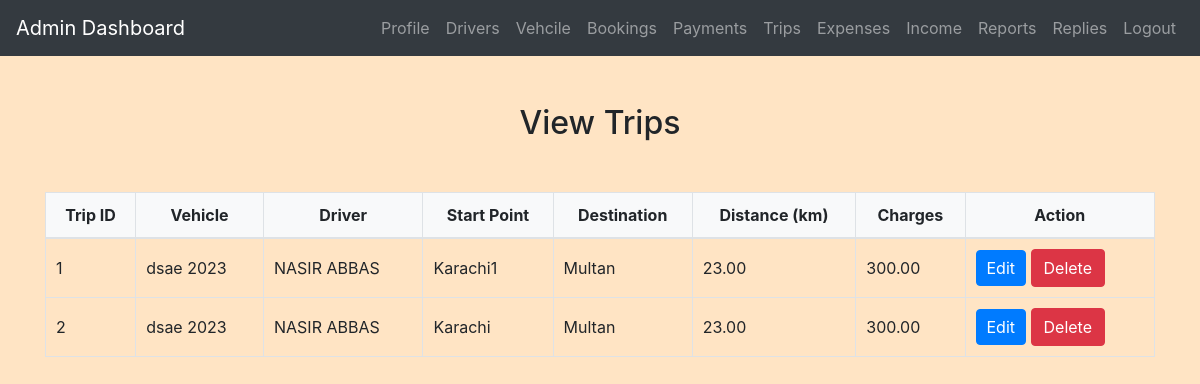
The app's page /admin/view_trips.php (signed in) with its own data.
### tables this page shows
CREATE TABLE `trips` (
  `trip_id` int(11) NOT NULL,
  `vehicle_id` int(11) DEFAULT NULL,
  `driver_id` int(11) DEFAULT NULL,
  `start_point` varchar(255) DEFAULT NULL,
  `destination` varchar(255) DEFAULT NULL,
  `distance` decimal(10,2) DEFAULT NULL,
  `charges` decimal(10,2) DEFAULT NULL
);

CREATE TABLE `vehicles` (
  `vehicle_id` int(11) NOT NULL,
  `brand` varchar(255) NOT NULL,
  `model` varchar(255) NOT NULL,
  `license_no` varchar(255) NOT NULL,
  `registration_date` date NOT NULL
);

CREATE TABLE `drivers` (
  `driver_id` int(11) NOT NULL,
  `name` varchar(255) NOT NULL,
  `age` int(11) NOT NULL,
  `address` varchar(255) NOT NULL,
  `contact` varchar(255) NOT NULL,
  `email` varchar(255) NOT NULL,
  `license_no` varchar(255) NOT NULL,
  `routes` text NOT NULL
);

### admin/view_trips.php (the view, shortened to what this page needs)
<?php
include('config.php');
$sql = "SELECT Trips.*, Vehicles.brand AS vehicle_brand, Vehicles.model AS vehicle_model, Drivers.name AS driver_name FROM Trips
        INNER JOIN Vehicles ON Trips.vehicle_id = Vehicles.vehicle_id
        INNER JOIN Drivers ON Trips.driver_id = Drivers.driver_id";
$result = $conn->query($sql);
?>
<!DOCTYPE html>
<html>
<head>
    <link rel="stylesheet" href="https://maxcdn.bootstrapcdn.com/bootstrap/4.5.2/css/bootstrap.min.css">
    <link rel="stylesheet" href="../css/style.css">
</head>
<body>
<?php include('admin_navbar.php'); ?>
<div class="container mt-5">
    <h2>View Trips</h2>
    <div class="table-responsive">
        <table class="table table-bordered">
            <thead>
                <tr>
                    <th>Trip ID</th>
                    <th>Vehicle</th>
                    <th>Driver</th>
                    <th>Start Point</th>
                    <th>Destination</th>
                    <th>Distance (km)</th>
                    <th>Charges</th>
                    <th>Action</th>
                </tr>
            </thead>
            <tbody>
                <?php
                if ($result->num_rows > 0) {
                    while($row = $result->fetch_assoc()) {
                        echo "<tr>
                            <td>{$row['trip_id']}</td>
                            <td>{$row['vehicle_brand']} {$row['vehicle_model']}</td>
                            <td>{$row['driver_name']}</td>
                            <td>{$row['start_point']}</td>
                            <td>{$row['destination']}</td>
                            <td>{$row['distance']}</td>
                            <td>{$row['charges']}</td>
                            <td>
                                <a href='edit_trip.php?id={$row['trip_id']}' class='btn btn-primary'>Edit</a>
                                <a href='view_trips.php?id={$row['trip_id']}' class='btn btn-danger' onclick='return confirm(\"Are you sure you want to delete this trip?\")'>Delete</a>
                            </td>
                        </tr>";
                    }
                } else {
                    echo "<tr><td colspan='8'>No trips found</td></tr>";
                }
                ?>
            </tbody>
        </table>
    </div>
</div>
</body>
</html>

### css/style.css (style rules this page uses)
body { background-color: bisque; }
h1, h2, h3, h4 { text-align: center; margin-top: 30px; margin-bottom: 30px; }
.table { width: 100%; border-collapse: collapse; margin-top: 20px; }
.table th, .table td { padding: 10px; border: 1px solid #dee2e6; }
.table thead th { background-color: #f8f9fa; font-weight: bold; text-align: center; }
.table tbody td { vertical-align: middle; }
.btn-primary { padding: 5px 10px; }

### records on screen
trips: trip_id "1", vehicle.brand "dsae", vehicle.model "2023", driver.name "NASIR ABBAS", start_point "Karachi1", destination "Multan", distance "23.00", charges "300.00"
trips: trip_id "2", vehicle.brand "dsae", vehicle.model "2023", driver.name "NASIR ABBAS", start_point "Karachi", destination "Multan", distance "23.00", charges "300.00"
